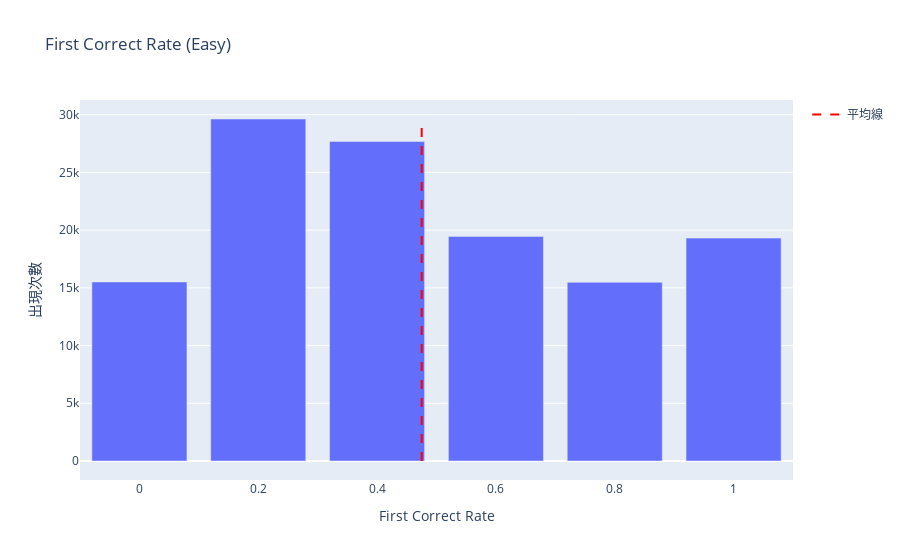

Notebook cell for this chart:
### Code cell
import plotly.express as px
import plotly.graph_objects as go

# 計算 first_correct_rate 每個值的出現次數
rate_counts = df_easy['first_correct_rate'].value_counts().reset_index()
rate_counts.columns = ['first_correct_rate', 'count']

# 按 first_correct_rate 數值排序
rate_counts = rate_counts.sort_values(by='first_correct_rate')

# 計算 first_correct_rate 的平均值
mean_rate = df_easy['first_correct_rate'].mean()
mean_rate_ez = mean_rate
# 繪製長條圖
fig = px.bar(rate_counts, x='first_correct_rate', y='count', 
             title="First Correct Rate (Easy)", 
             labels={'first_correct_rate': 'First Correct Rate', 'count': '出現次數'})

# 加入平均線
fig.add_trace(go.Scatter(x=[mean_rate, mean_rate], y=[0, rate_counts['count'].max()],
                         mode="lines",
                         name="平均線",
                         line=dict(color="red", dash="dash")))

# 更新圖表的標籤
fig.update_layout(yaxis_title="出現次數", xaxis_title="First Correct Rate")
fig.show()

### Figure 1 — Plotly figure (JSON) as saved in the notebook; plotly's stock layout.template omitted (floating-point values rounded to 4 significant figures)
{"data": [{"alignmentgroup": "True", "hovertemplate": "First Correct Rate=%{x}<br>出現次數=%{y}<extra></extra>", "legendgroup": "", "marker": {"color": "#636efa", "pattern": {"shape": ""}}, "name": "", "offsetgroup": "", "orientation": "v", "showlegend": false, "textposition": "auto", "type": "bar", "x": [0, 0.2, 0.4, 0.6, 0.8, 1], "xaxis": "x", "y": [15513, 29631, 27684, 19460, 15481, 19314], "yaxis": "y"}, {"line": {"color": "red", "dash": "dash"}, "mode": "lines", "name": "平均線", "type": "scatter", "x": [0.4751, 0.4751], "y": [0, 29631]}], "layout": {"barmode": "relative", "legend": {"tracegroupgap": 0}, "title": {"text": "First Correct Rate (Easy)"}, "xaxis": {"anchor": "y", "domain": [0, 1], "title": {"text": "First Correct Rate"}}, "yaxis": {"anchor": "x", "domain": [0, 1], "title": {"text": "出現次數"}}}}
